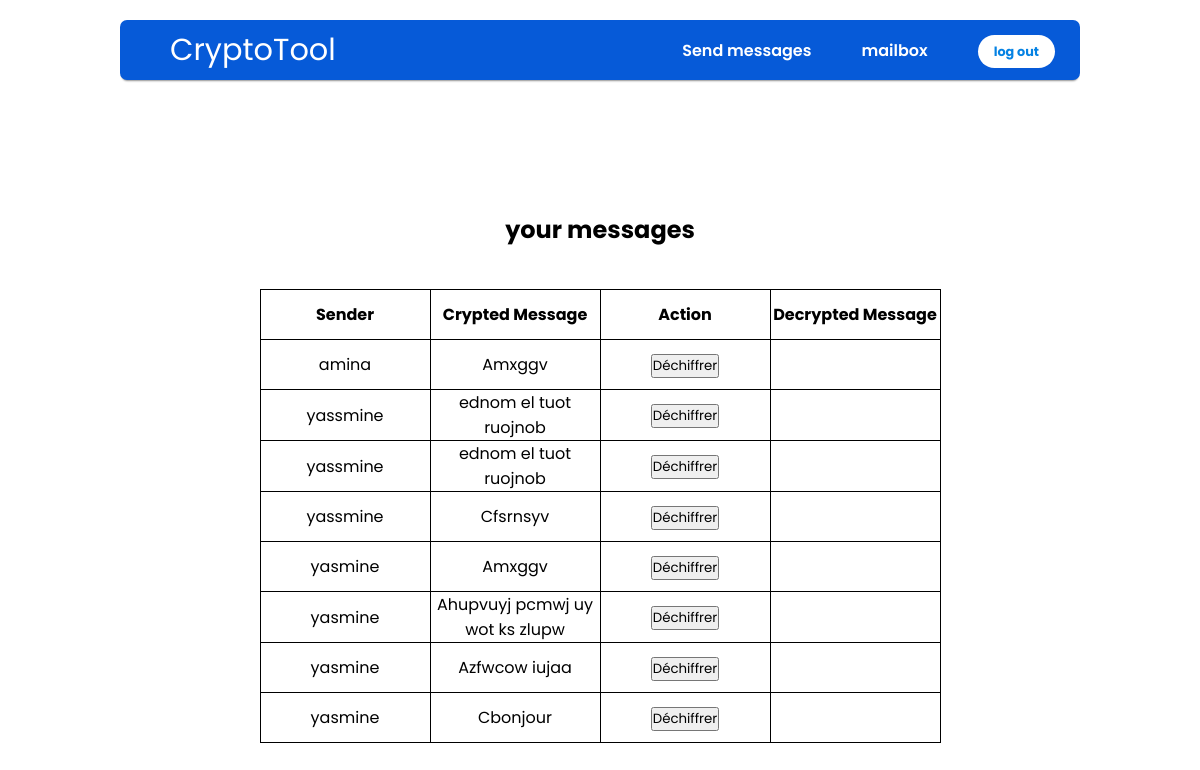
The app's page /mailbox.php (signed in) with its own data.
### tables this page shows
CREATE TABLE `messages` (
  `id_message` int(255) NOT NULL,
  `key` int(11) NOT NULL,
  `type_chiffrement` text NOT NULL,
  `message` text NOT NULL,
  `sender` text NOT NULL,
  `receiver` text NOT NULL
);

### mailbox.php (the view, shortened to what this page needs)
<?php
function Cesaruser($text, $cle_cesar) {
    $resultat = "";
    $longueur = strlen($text);
    for ($i = 0; $i < $longueur; $i++) {
        $caractere = $text[$i];
        if (ctype_alpha($caractere)) {
            $decalage = $cle_cesar;
            $minuscule = (ctype_lower($caractere));
            $ascii_de_base = ($minuscule) ? ord('a') : ord('A');
            $nouveau_caractere = chr((ord($caractere) - $ascii_de_base + $decalage + 26) % 26 + $ascii_de_base);
            $resultat .= $nouveau_caractere;
        } else {
            $resultat .= $caractere;
        }
    }
    return $resultat;
  }
function DechiffrementUser($phrase) {
    $mots = explode(" ", $phrase);
    $resultat = [];
    foreach ($mots as $mot) {
            $resultat[] = CesarUser($mot, -3);
        }
    return implode(" ", $resultat);
  }
?>
<!DOCTYPE html>
<html lang="en" dir="ltr">
  <head>
    <link rel="stylesheet" href="style3.css">
    <link rel="stylesheet" href="https://cdnjs.cloudflare.com/ajax/libs/font-awesome/5.13.1/css/all.min.css">
  </head>
  <body>
  <?php if($_SESSION['username'] =='bdvplqh'){
echo ' <header class="top">
<div class="navbar">
    <div class="logo"><a href="#"></a>CryptoTool</div>
    <ul class="links">
    <li><a href= "../SSAD_FINAL/admin/user.php">Users </a></li>
      <li><a href= "index.php">Send messages </a></li>
      <li><a href= "mailbox.php">mailbox </a></li>
      <li><a href="login.php" class="logout_btn">log out </a></li>
    </ul>
</div>
</header>';
    }else{
        echo '<header class="top">
        <div class="navbar">
            <div class="logo"><a href="#"></a>CryptoTool</div>
            <ul class="links">
              <li><a href= "index.php">Send messages </a></li>
              <li><a href= "mailbox.php">mailbox </a></li>
              <li><a href="login.php" class="logout_btn">log out </a></li>
            </ul>
        </div>
      </header>';
    }
     ?>
    <div class="container">
        <div class="table_container">
           <h2>your messages</h2>
            <table class="center">
                <tr>
                    <th>Sender</th>
                    <th>Crypted Message</th>
                    <th>Action</th>
                    <th>Decrypted Message</th>
                </tr>
                <?php
                $servername = "localhost";
                $dbname = "Cryptotool";
                $username = "root";
                $password = "";
                $conn = new PDO("mysql:host=$servername;dbname=$dbname", $username, $password);
                $conn->setAttribute(PDO::ATTR_ERRMODE, PDO::ERRMODE_EXCEPTION);
                $loggedInUser = DechiffrementUser($_SESSION['username']);
                $sql = "SELECT * FROM messages WHERE receiver = :receiver";
                $stmt = $conn->prepare($sql);
                $stmt->bindParam(':receiver', $loggedInUser);
                $stmt->execute();
                while ($row = $stmt->fetch(PDO::FETCH_ASSOC)) {
                    $message = $row['message'];
                    $encryptionType = $row['type_chiffrement'];
                ?>
                <tr>
                    <td><?php echo DechiffrementUser($row['sender']); ?></td>
                    <td><?php echo $message; ?></td>
                    <td>
                    <button onclick="openForm(<?php echo $row['id_message']; ?>, '<?php echo $message; ?>', '<?php echo $encryptionType; ?>')">Déchiffrer</button> </td>
                    <td>
                    </td>
                </tr>
                <?php
                }
                ?>
            </table>
        </div>
    </div>
  </body>
  </html>

### style3.css (style rules this page uses)
* { margin: 0; padding: 0; box-sizing: border-box; font-family: "Poppins", sans-serif; color: black; }
body { min-height: 120vh; background-size: cover; }
.top { display: flex; align-items: center; justify-content: center; }
.logo { color: white; font-size: 1.9rem; margin-right: 25px; }
.navbar { display: flex; justify-content: space-between; align-items: center; margin-top: 20px; background-color: #065ad8; color: white; width: 80%; border-radius: 7px; height: 60px; box-shadow: 0 3px 2px -2px rgba(0, 0, 0, 0.437); }
ul { display: flex; justify-content: space-between; text-decoration: none; list-style-type: none; }
.top { margin-bottom: 100px; }
a { text-decoration: none; font-size: 1rem ; color: white; font-weight:510; margin-left: 25px; margin-right: 25px; }
.logout_btn { background-color:#fff; color: #0582E3; padding: 0.5rem 1rem; border: none; outline: none; border-radius: 20px; font-size: 0.8rem; font-weight: bold; cursor: pointer; }
.container { max-width: 1440px; width: 100%; background-color: transparent; }
.container h2 { padding: 2rem 1rem; font-size: 2.5rem4; text-align: center; display: flex; flex-direction: column; }
.center { margin-left: auto; margin-right: auto; }
tr,td, th { border: 1px solid; width: 170px; text-align: center; height: 50px; }
table { border-collapse: collapse; }
.table_container { display: flex; flex-direction: column; }
.center { display: flex; flex-direction: column; text-align: center; align-items: center; margin-top: 10px; margin-bottom: 10px; }

### records on screen
messages: sender "amina", message "Amxggv"
messages: sender "yassmine", message "ednom el tuot ruojnob"
messages: sender "yassmine", message "ednom el tuot ruojnob"
messages: sender "yassmine", message "Cfsrnsyv"
messages: sender "yasmine", message "Amxggv"
messages: sender "yasmine", message "Ahupvuyj pcmwj uy wot ks zlupw"
messages: sender "yasmine", message "Azfwcow iujaa"
messages: sender "yasmine", message "Cbonjour"
